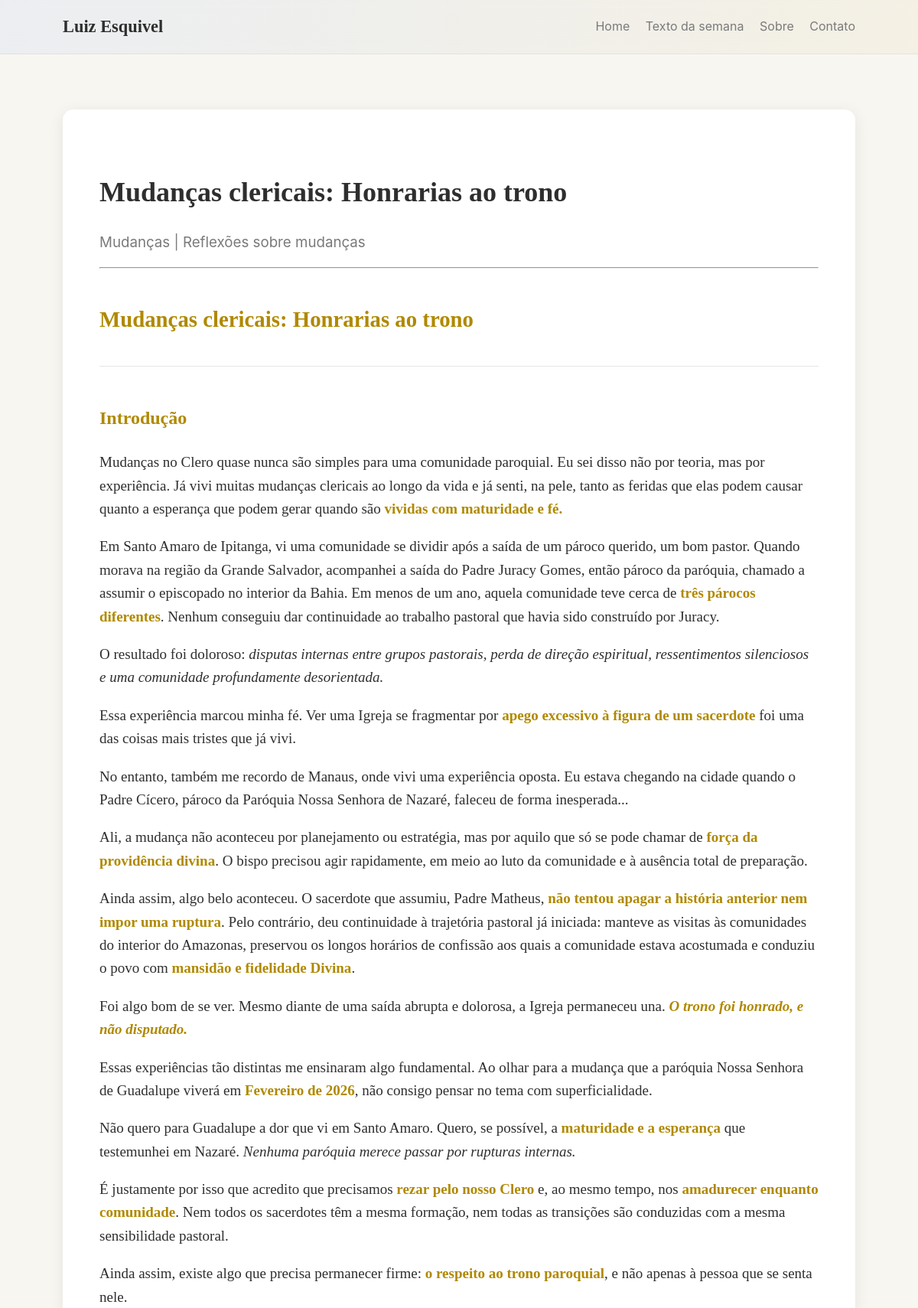
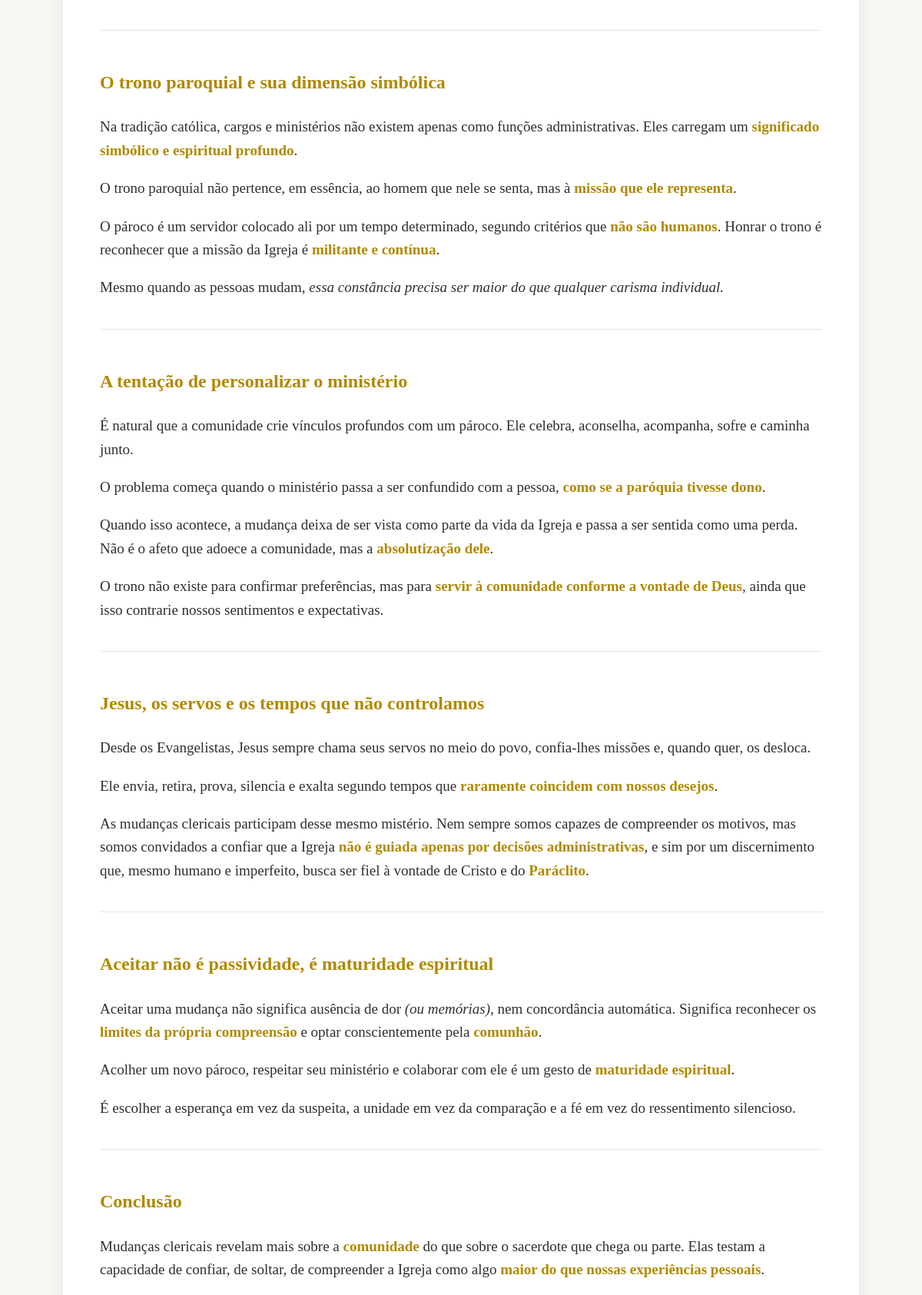
Screenshot of /texto-da-semana (upper part) with the database file from the repository (2 pictures, top to bottom).
### models.py (models this page shows)
class Text(db.Model):
    id = db.Column(db.Integer, primary_key=True)
    title = db.Column(db.String(300), nullable=False)
    subtitle = db.Column(db.String(400))
    body = db.Column(db.Text)
    published = db.Column(db.Boolean, default=False)
    section_id = db.Column(db.Integer, db.ForeignKey('section.id'), nullable=True)
    created_at = db.Column(db.DateTime, default=datetime.utcnow)

### routes/public_routes.py (the view)
@public_bp.route('/texto-da-semana')
def texto_da_semana():
    WeeklyText.rotate_weekly_text()  # garante atualização automática
    current = WeeklyText.query.filter_by(active=True).first()
    if not current:
        flash("Nenhum texto da semana disponível.", "info")
        return redirect(url_for('public.home'))
    html = markdown2.markdown(current.text.body or '')
    return render_template('public/texto_semana.html', text=current.text, html=html)

### models.py (called while the page is built, shortened)
    @staticmethod
    def rotate_weekly_text():
        current = WeeklyText.query.filter_by(active=True).first()

### templates/public/texto_semana.html
{% extends "_base.html" %}
{% block content %}
  <article class="text-full">
    <h1>{{ text.title }}</h1>
    {% if text.subtitle %}<h3>{{ text.subtitle }}</h3>{% endif %}
    <hr/>
    <div class="text-body">{{ html|safe }}</div>
  </article>
{% endblock %}

### static/css/main.css (style rules this page uses)
:root { --bg: #f8f6f1; --surface: #ffffff; --text: #2e2e2e; --muted: #7a7a7a; --accent: #0b5fff; --gold: #b08900; --radius: 14px; --max-width: 1100px; --font-serif: "EB Garamond", serif; --font-sans: "Inter", sans-serif; }
* { box-sizing: border-box; }
body { margin: 0; background: var(--bg); color: var(--text); font-family: var(--font-sans); line-height: 1.7; overflow-x: hidden; }
.text-full { background: var(--surface); padding: 48px; border-radius: var(--radius); box-shadow: 0 4px 20px rgba(0,0,0,0.08); margin-top: 40px; }
.text-full h1 { font-family: var(--font-serif); font-size: 36px; margin-bottom: 8px; }
.text-full h3 { color: var(--muted); font-weight: normal; margin-bottom: 16px; }
.text-body { font-family: var(--font-serif); font-size: 19px; line-height: 1.8; color: #2f2f2f; }
.text-body p { margin-bottom: 1em; }
.text-body h1, .text-body h2, .text-body p, .text-body ul { margin-bottom: 1em; line-height: 1.6; }
.text-body h1 { font-size: 1.8rem; margin-top: 1.5em; }
.text-body hr { border: none; border-top: 1px solid rgba(0,0,0,0.1); margin: 2em 0; }
.text-body strong { color: var(--gold); }
.text-body h2 { font-size: 1.5rem; margin-top: 2em; color: var(--gold); }

### rows the page displays
Text: title "Mudanças clericais: Honrarias ao trono", subtitle "Mudanças | Reflexões sobre mudanças", title "Mudanças clericais: Honrarias ao trono Introdução Mudanças no Clero quase nunca são simples para uma comunidade paroquial. Eu sei disso não por teoria, mas por experiência. Já vivi muitas mudanças clericais ao longo da vida e já senti, na pele, tanto as feridas que elas podem causar quanto a esperança que podem gerar quando são vividas com maturidade e fé. Em Santo Amaro de Ipitanga, vi uma comunidade se dividir após a saída de um pároco querido, um bom pastor. Quando morava na região da Grande Salvador, acompanhei a saída do Padre Juracy Gomes, então pároco da paróquia, chamado a assumir o episcopado no interior da Bahia. Em menos de um ano, aquela comunidade teve cerca de três párocos…"
